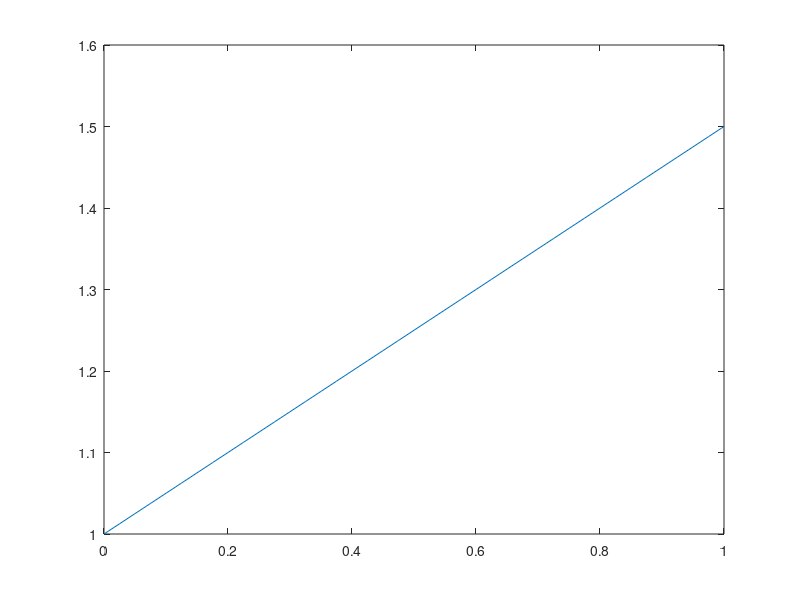

This chart was generated by the following MATLAB code:
clc
t=0:0.1:10;
f=@(t,x)(2-x^2);
[t,x]=ode23(f,t,1);
plot(t,x);

%%
clc
x=4;
k=2;
u=1;
y0=1;
f=@(y,u)((-y+k*u)/x);
[t,y]=ode45(f,[0 1],y0);
plot(t,y);